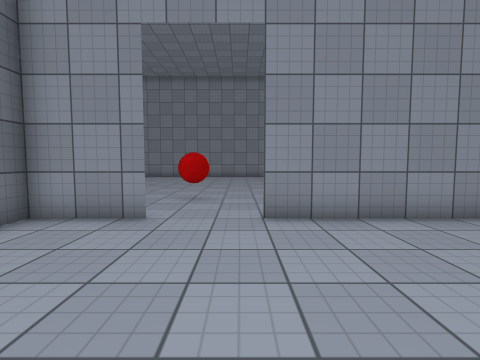
view 1 (above)

20 first-person views from a walk through a Unity game level. The camera is 1.2 m above the floor, tilts 4° down and sees 85° across. The floor is counted in squares, 1 m on a side. Each view is taken from the middle of a square. On the plan, view 1 faces up. The plan holds only what a view shows up to about 12 squares ahead; the rest is blank. The player is left out. Surface patterns are stand-ins for the level's own textures.

view 2
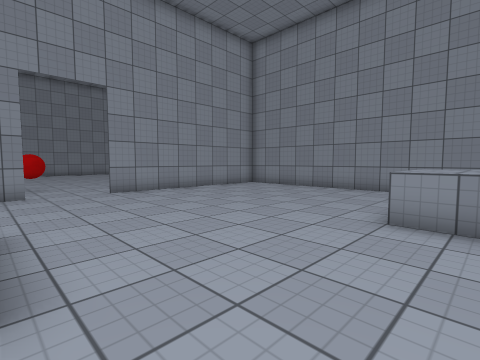

view 3
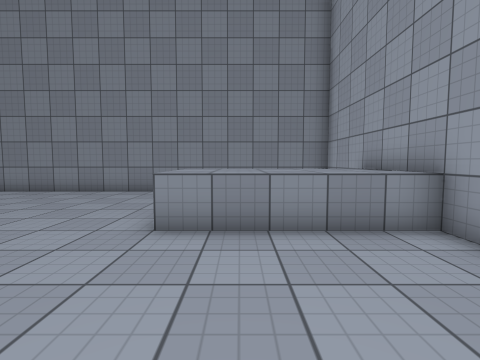

view 4
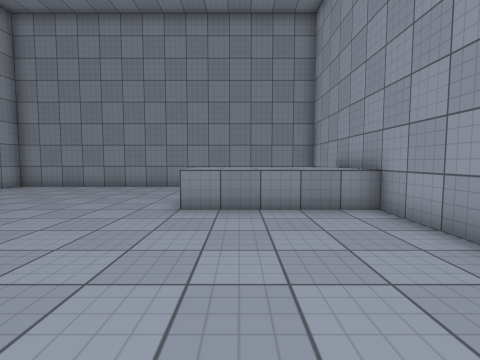

view 5
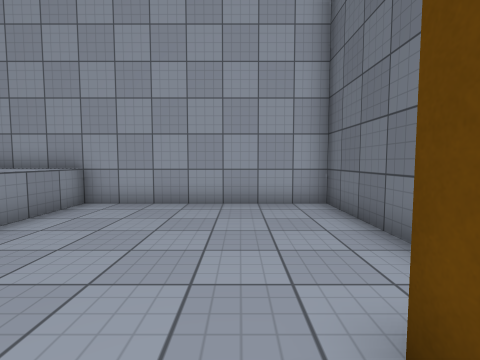

view 6
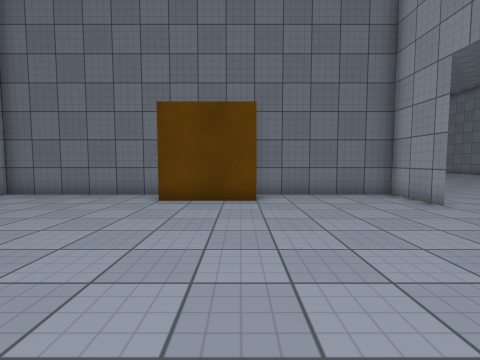

view 7
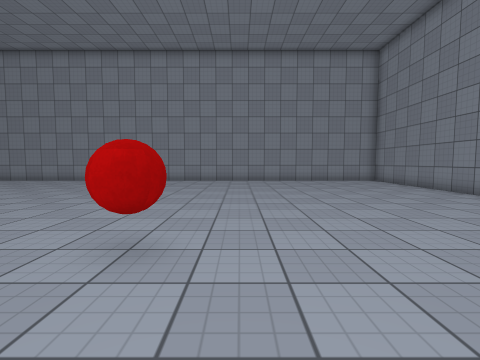

view 8
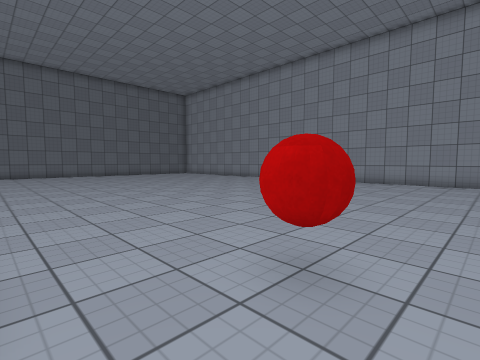

view 9
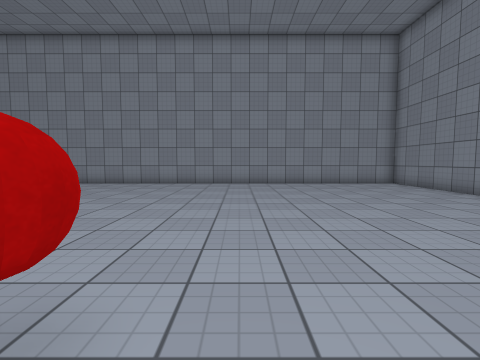

view 10
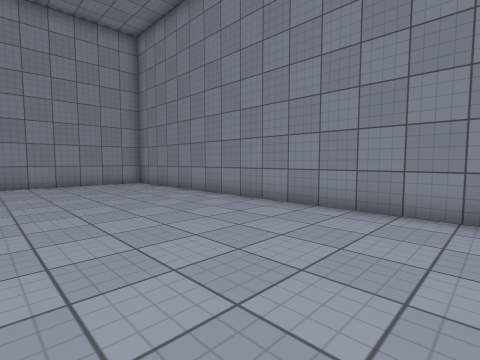

view 11
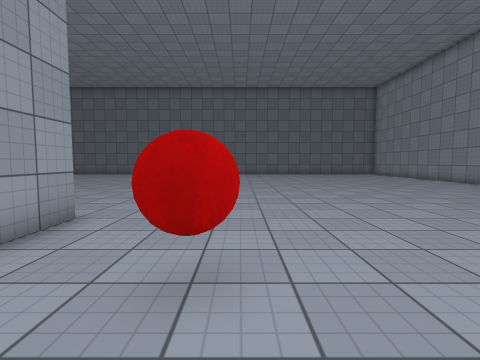

view 12
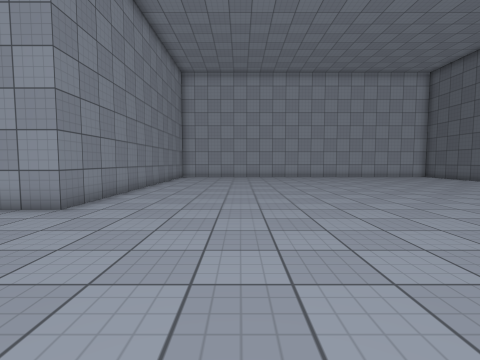

view 13
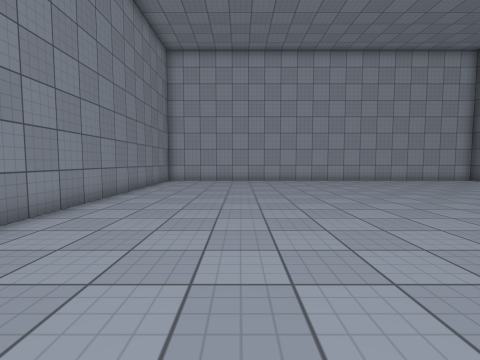

view 14
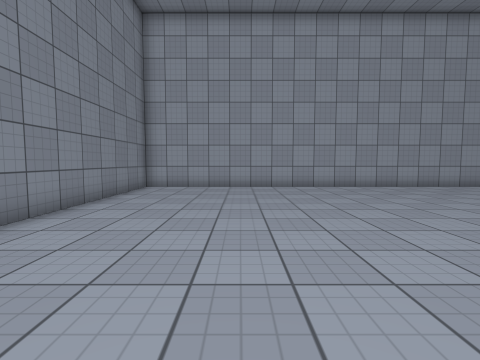

view 15
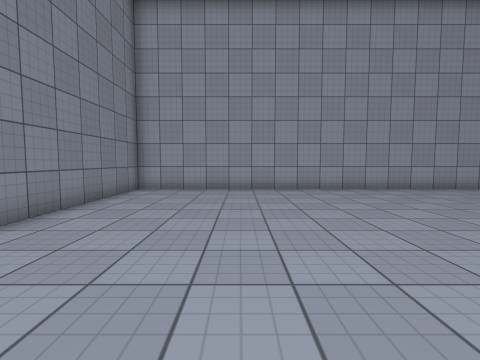

view 16
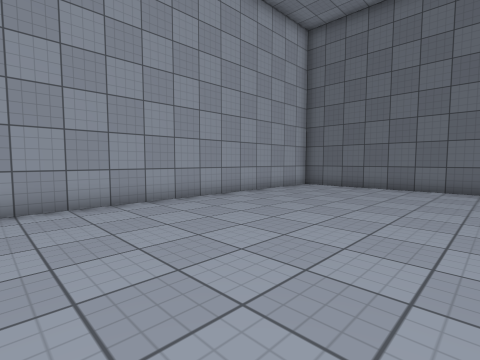

view 17
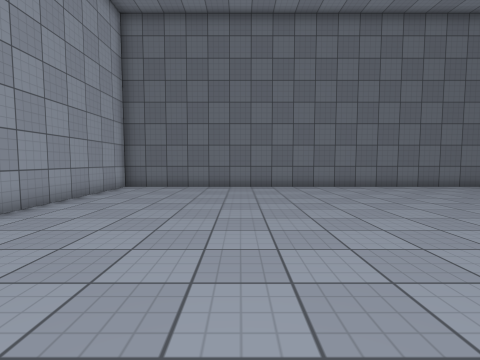

view 18
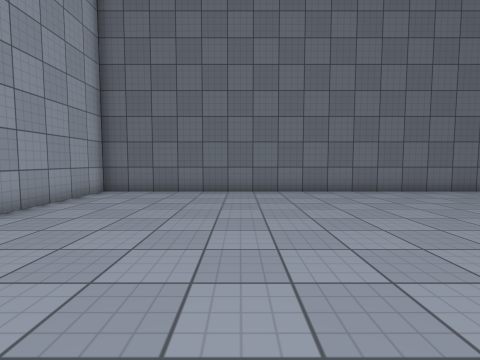

view 19
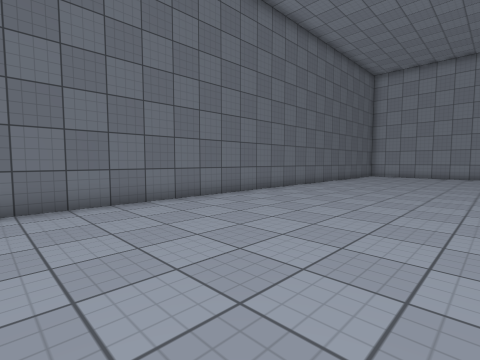

view 20
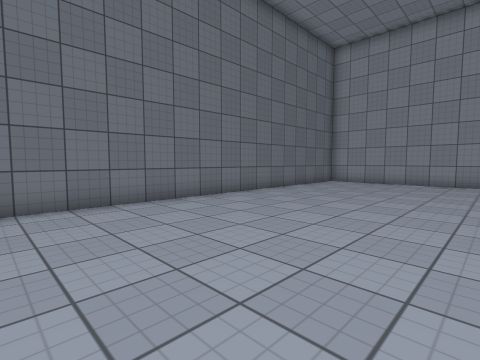

### Floor plan
Points are (right, up) in squares from view 1. A wall is a line through its corners. A room is listed if a view was taken in it or the views show most of it. See-through windows are left out.
Room 1 (views 1, 2, 3, 4, 5, 6, 7, 8)
walls: (-3, 0.6) (-3, -2.5); (-4.5, -2.9) (-4.5, -8.5); (5.1, 5.5) (0.5, 5.5); (-1.9, 5.5) (-4.5, 5.5) (-4.5, 0.6); (8.1, 5.5) (7.4, 5.5); (-5, -8.5) (8.5, -8.5) (8.5, 4.6)
low walls: (2.5, -8.6) (2.5, -3.5)
ways out: opening at (-0.5, 6) to room 2
Room 2 (views 9, 10, 11, 12, 13, 14, 15, 16, 17, 18, 19, 20)
walls: (-16.6, 21.5) (-17.6, 21.5); (-23.5, 15.6) (-23.5, -8.5) (-5, -8.5); (-0.6, 21.5) (-1.6, 21.5); (-4.5, -8.5) (-4.5, 5.5) (-2.8, 5.5); (8.5, 7.2) (8.5, 19.1); (4.6, 21.5) (2.6, 21.5)
ways out: opening at (-0.5, 6) to room 1
objects: red ball (-2, 8) to (-1, 9)

Positions as (right, up) in squares from view 1, and headings:
1: (0, 0), facing up
2: (-3, -5), facing up-right
3: (-2, -5), facing right
4: (-4, -5), facing right
5: (-2, -1), facing down
6: (5, 0), facing left
7: (0, 5), facing up
8: (0, 6), facing up-left
9: (0, 7), facing up
10: (2, 7), facing up-right
11: (1, 9), facing left
12: (-9, 12), facing down
13: (-9, 8), facing down
14: (-9, 4), facing down
15: (-9, 3), facing down
16: (-11, -1), facing down-left
17: (-11, -3), facing left
18: (-13, -3), facing left
19: (-16, -1), facing up-left
20: (-16, 6), facing up-left
